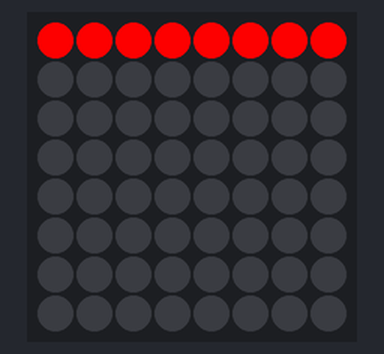
The program below on a simulated Raspberry Pi (BCM pin numbers) with a Sense HAT. Shown: the Sense HAT's 8×8 RGB LED matrix. At 8.0 s the program stops and its outputs stay as they are.

Above: at 0.1 s.
At 1.1 s:
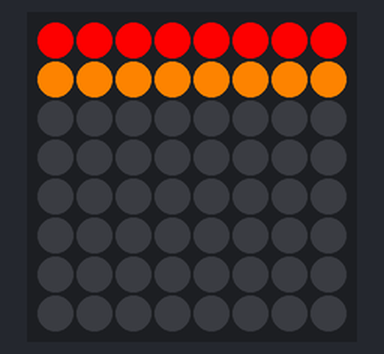
At 2.1 s:
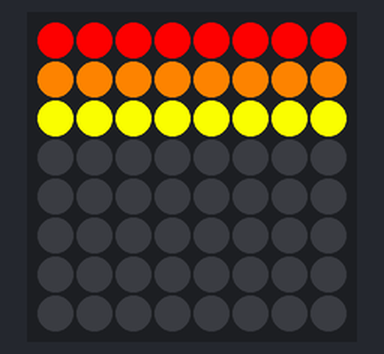
At 3.1 s:
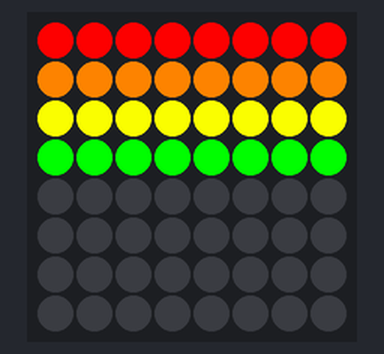
At 5.1 s:
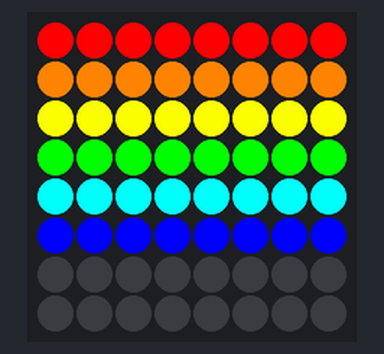
At 7.1 s:
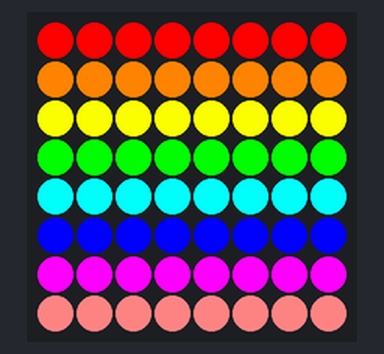

The program:

rainbow.py
```python
from sense_hat import SenseHat
from time import sleep

sense = SenseHat()

r = (255, 0, 0)     # red
o = (255, 128, 0)   # orange
y = (255, 255, 0)   # yellow
g = (0, 255, 0)     # green
c = (0, 255, 255)   # cyan
b = (0, 0, 255)     # blue
p = (255, 0, 255)   # purple
n = (255, 128, 128) # pink
w =(255, 255, 255)  # white
k = (0, 0, 0)       # blank

rainbow = [r, o, y, g, c, b, p, n]

sense.clear()

for y in range(8):
    colour = rainbow[y]
    for x in range(8):
        sense.set_pixel(x, y, colour)

    sleep(1)
```

Measured:
- what the display in image 1 shows lasts 1.0 s, from 1.0 s to 2.0 s
